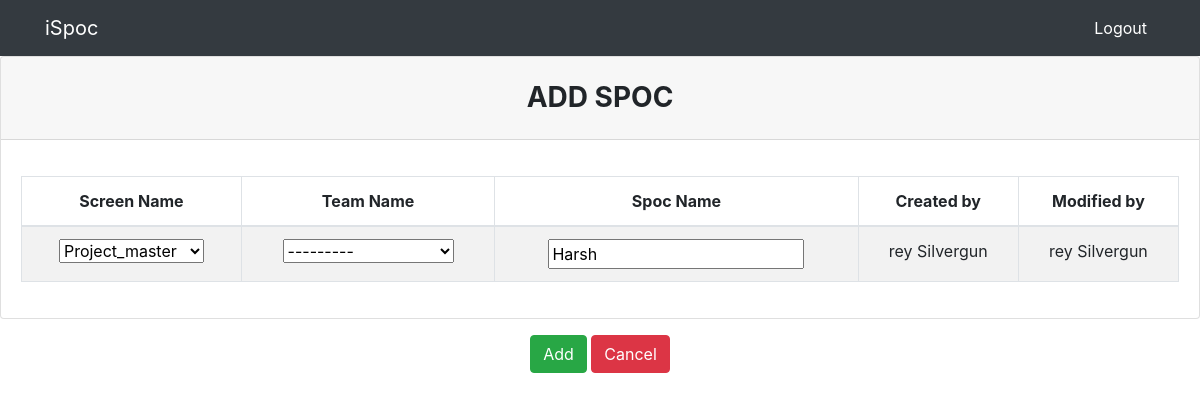
Page /edit/19 (signed in) on the earlier database version.
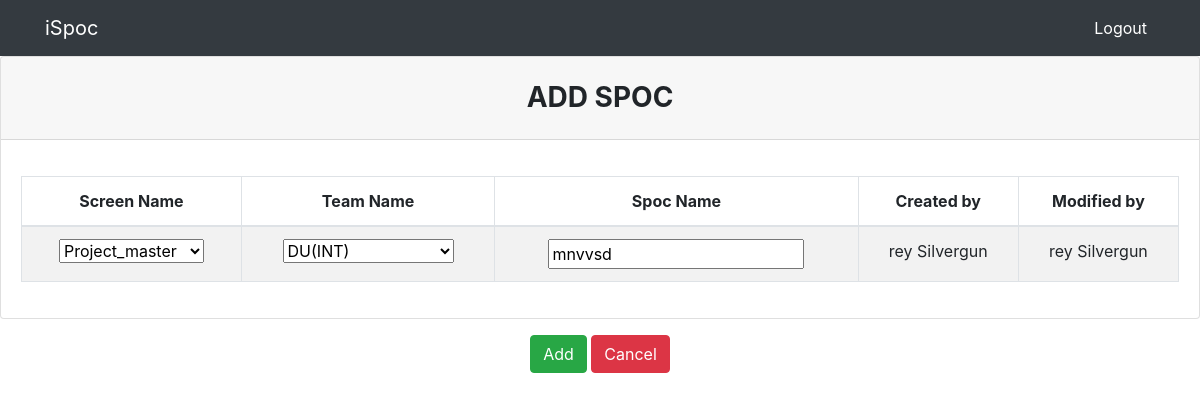
Same page on the later database version.
### spoc/models.py (models this page shows)
class Spoc(models.Model):
    id = models.AutoField(primary_key=True)
    screen_name =  models.CharField(max_length=50,choices=screen_name_choices,null=True)
    team_name =  models.CharField(max_length=50,choices=team_name_choices,null=True)
    spoc_name =  models.CharField(max_length=50,null=True)
    created_date = models.DateField(auto_now_add=True)
    created_by = models.CharField(max_length=50,null=True)
    modified_date = models.DateField(auto_now_add=True)
    modified_by = models.CharField(max_length=50,null=True)
    is_delete = models.BooleanField(default=False)
    is_approve = models.BooleanField(default=False)

### spoc/views.py (the view, shortened to what this page needs)
# urls.py: path('edit/<int:pk>', views.edit, name='spoc-edit'),
def edit(request, pk):
    spoc = Spoc.objects.get(id=pk)
    form = SpocTableForm(instance=spoc)
    luser = User.objects.get(username=request.user)
    spoc.modified_date = datetime.date.today()
    context = {
        'form':form,
        'profile' : str(spoc.created_by)
    }
    return render(request, 'spoc/newentry.html', context)

### spoc/forms.py
class SpocTableForm(forms.ModelForm):
	class Meta:
		model = Spoc
		fields = '__all__'

### templates/spoc/newentry.html (shortened to what this page needs)
{%extends 'partials/base.html'%}
{%block content%}
<form action="" method="POST">
  <div class="card">
      <h3 class="card-header text-center font-weight-bold text-uppercase py-4">
        Add Spoc
      </h3>
      <div class="card-body">
        <div id="table" class="table-editable">
          <table class="table table-bordered table-responsive-md table-striped text-center">
            <thead>
              <tr>
                  <th class="text-center">Screen Name</th>
                  <th class="text-center">Team Name</th>
                  <th class="text-center">Spoc Name</th>
                  <th class="text-center">Created by</th>
                  <th class="text-center">Modified by</th>
              </tr>
            </thead>
            <tbody>
              <tr>
                <td>{{form.screen_name}}</td>
                <td>{{form.team_name}}</td>
                <td>{{form.spoc_name}}</td>
                <td>{{profile}}</td>
                <td>{{profile}}</td>
              </tr>
            </tbody>
          </table>
        </div>
      </div>
    </div>
    <div class="col-md-12  text-center my-3">
      <button class="btn btn-success text-right" type="submit">Add</button>
      <button type="submit" class="btn btn-danger text-right" onclick="location.href='{% url 'spoc-view'%}'">Cancel</button>
    </div>
</form>
{%endblock%}

Differences in the rows shown:
changed Spoc "rey Silvergun": team_name "---------" → "DU(INT)"; spoc_name "Harsh" → "mnvvsd"
